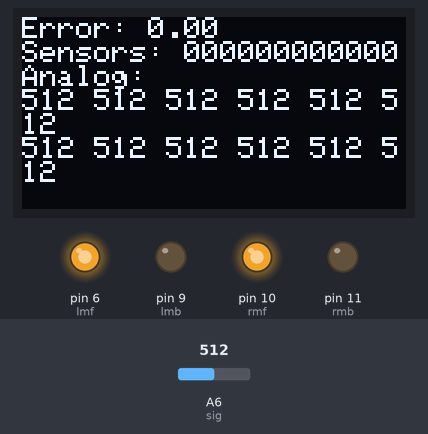
Bench run of a sketch on a simulated Arduino Nano, built with avr-gcc and run on an emulated ATmega328P. Parts: 128×64 one-colour display, output pins drawn as LEDs (lit = HIGH). The inputs (shaded band) are chosen by the test bench; at power-on: A6 (sig) = 512. Pins used as bus, display or sensor lines are not drawn.

Above: at 1.2 s.
1.3 s: A6 (sig) set to 716
At 2.5 s:
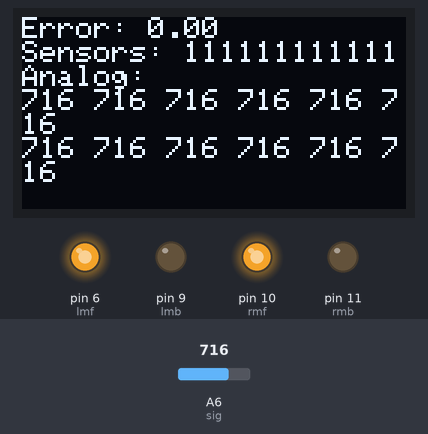
2.8 s: A6 (sig) set to 900
At 3.8 s:
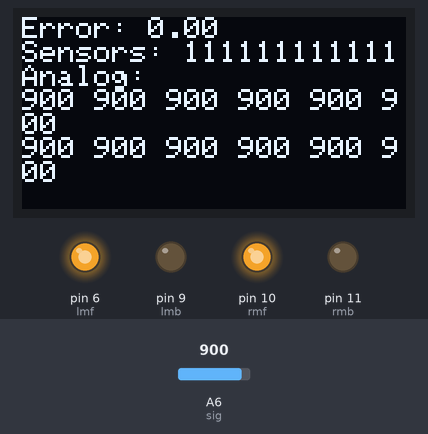
4.3 s: A6 (sig) set to 1023
At 5.5 s:
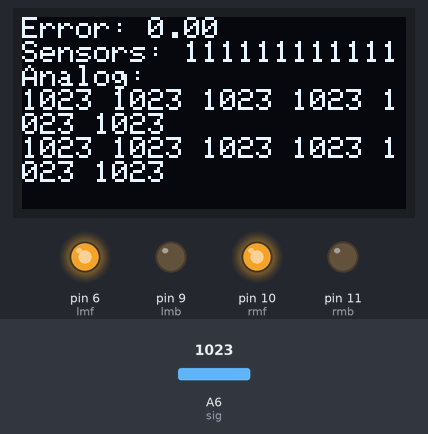
Timing chart, 0 to 7.3 s (numbered marks = the images above; inputs shaded):
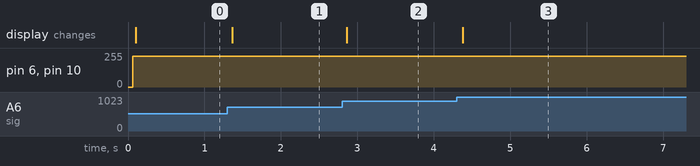

The sketch:

LF_ERROR_SPEED_6.ino
```cpp
#include <Wire.h>
#include <Adafruit_GFX.h>
#include <Adafruit_SSD1306.h>

// OLED display settings
#define SCREEN_WIDTH 128
#define SCREEN_HEIGHT 64
#define OLED_RESET -1
Adafruit_SSD1306 display(SCREEN_WIDTH, SCREEN_HEIGHT, &Wire, OLED_RESET);

// Motor pins
#define rmf 10  // IN1 (Right Motor Forward)
#define rmb 11  // IN2 (Right Motor Backward)
#define lmf 6   // IN3 (Left Motor Forward)
#define lmb 9   // IN4 (Left Motor Backward)

// Multiplexer pins
#define s0 2
#define s1 3
#define s2 4
#define s3 5
#define sig A6

// PID constants
#define Kp 36.5   // Proportional gain 36.5 SENSOR DIDEPAN
#define Ki 0.1   // Integral gain
#define Kd 6.0     // Derivative gain

// Motor speed settings
#define BASE_SPEED 230
#define MAX_SPEED 250

// Sensor thresholds (individual for each sensor)
int thresholds[12] = {700, 700, 600, 600, 600, 600, 600, 600, 600, 600, 700, 700};

// Variables
int sensorValues[12]; // Analog readings
int binarySensors[12]; // Binary readings (0 or 1)
unsigned long bin_Sensor; // Binary sensor state as a single value
float error = 0;
float previousError = 0;
float integral = 0;
unsigned long lastTime = 0;

void setup() {
  // Initialize serial communication
  Serial.begin(9600);

  // Initialize OLED display
  if (!display.begin(SSD1306_SWITCHCAPVCC, 0x3C)) {
    Serial.println(F("SSD1306 allocation failed"));
    for (;;);
  }
  display.clearDisplay();
  display.setTextSize(1);
  display.setTextColor(SSD1306_WHITE);
  display.setCursor(0, 0);
  display.println(F("Line Follower"));
  display.display();

  // Set motor pins as output
  pinMode(rmf, OUTPUT);
  pinMode(rmb, OUTPUT);
  pinMode(lmf, OUTPUT);
  pinMode(lmb, OUTPUT);

  // Set multiplexer pins as output
  pinMode(s0, OUTPUT);
  pinMode(s1, OUTPUT);
  pinMode(s2, OUTPUT);
  pinMode(s3, OUTPUT);
  pinMode(sig, INPUT);
}

void loop() {
  readSensors();
  calculateError();
  pidControl();
  updateDisplay();
  delay(1); // Small delay for stability
}


void readSensors() {
  bin_Sensor = 0;
  for (int i = 0; i < 12; i++) {
    // Select multiplexer channel
    digitalWrite(s0, bitRead(i, 0));
    digitalWrite(s1, bitRead(i, 1));
    digitalWrite(s2, bitRead(i, 2));
    digitalWrite(s3, bitRead(i, 3));

    // Read analog value
    sensorValues[i] = analogRead(sig);
    // Convert to binary based on individual threshold
    binarySensors[i] = (sensorValues[i] > thresholds[i]) ? 1 : 0;
    // Build binary sensor state
    bin_Sensor |= (binarySensors[i] << (11 - i));
  }
}

void calculateError() {
  // Map binary sensor readings to error values
  if (bin_Sensor == 0b100000000000) error = -5.5;
  else if (bin_Sensor == 0b110000000000) error = -5;
  else if (bin_Sensor == 0b010000000000) error = -4.5;
  else if (bin_Sensor == 0b011000000000) error = -4;
  else if (bin_Sensor == 0b001000000000) error = -3.5;
  else if (bin_Sensor == 0b001100000000) error = -3;
  else if (bin_Sensor == 0b000100000000) error = -2.5;
  else if (bin_Sensor == 0b000110000000) error = -2;
  else if (bin_Sensor == 0b000010000000) error = -1.5;
  else if (bin_Sensor == 0b000011000000) error = -1;
  else if (bin_Sensor == 0b000001000000) error = -0.5;
  else if (bin_Sensor == 0b000001100000) error = 0;
  else if (bin_Sensor == 0b000000100000) error = 0.5;
  else if (bin_Sensor == 0b000000110000) error = 1;
  else if (bin_Sensor == 0b000000010000) error = 1.5;
  else if (bin_Sensor == 0b000000011000) error = 2;
  else if (bin_Sensor == 0b000000001000) error = 2.5;
  else if (bin_Sensor == 0b000000001100) error = 3;
  else if (bin_Sensor == 0b000000000100) error = 3.5;
  else if (bin_Sensor == 0b000000000110) error = 4;
  else if (bin_Sensor == 0b000000000010) error = 4.5;
  else if (bin_Sensor == 0b000000000011) error = 5;
  else if (bin_Sensor == 0b000000000001) error = 5.5;
  else if (bin_Sensor == 0b011111111111) error = -5.5;
  else if (bin_Sensor == 0b001111111111) error = -5;
  else if (bin_Sensor == 0b101111111111) error = -4.5;
  else if (bin_Sensor == 0b100111111111) error = -4;
  else if (bin_Sensor == 0b110111111111) error = -3.5;
  else if (bin_Sensor == 0b110011111111) error = -3;
  else if (bin_Sensor == 0b111011111111) error = -2.5;
  else if (bin_Sensor == 0b111001111111) error = -2;
  else if (bin_Sensor == 0b111101111111) error = -1.5;
  else if (bin_Sensor == 0b111100111111) error = -1;
  else if (bin_Sensor == 0b111110111111) error = -0.5;
  else if (bin_Sensor == 0b111110011111) error = 0;
  else if (bin_Sensor == 0b111111011111) error = 0.5;
  else if (bin_Sensor == 0b111111001111) error = 1;
  else if (bin_Sensor == 0b111111101111) error = 1.5;
  else if (bin_Sensor == 0b111111100111) error = 2;
  else if (bin_Sensor == 0b111111110111) error = 2.5;
  else if (bin_Sensor == 0b111111110011) error = 3;
  else if (bin_Sensor == 0b111111111011) error = 3.5;
  else if (bin_Sensor == 0b111111111001) error = 4;
  else if (bin_Sensor == 0b111111111101) error = 4.5;
  else if (bin_Sensor == 0b111111111100) error = 5;
  else if (bin_Sensor == 0b111111111110) error = 5.5;
  else error = previousError; // Maintain last error if no sensors detect line
}

void pidControl() {
  unsigned long currentTime = millis();
  float deltaTime = (currentTime - lastTime) / 1000.0; // Time in seconds
  lastTime = currentTime;

  // Calculate PID terms
  float proportional = error;
  integral += error * deltaTime;
  float derivative = (error - previousError) / deltaTime;
  float output = Kp * proportional + Ki * integral + Kd * derivative;

  // Calculate motor speeds
  int leftSpeed = BASE_SPEED + output;
  int rightSpeed = BASE_SPEED - output;

  // Constrain motor speeds
  leftSpeed = constrain(leftSpeed, -MAX_SPEED, MAX_SPEED);
  rightSpeed = constrain(rightSpeed, -MAX_SPEED, MAX_SPEED);

  // Drive motors
  driveMotors(leftSpeed, rightSpeed);

  previousError = error;
}

void driveMotors(int leftSpeed, int rightSpeed) {
  // Left motor
  if (leftSpeed > 0) {
    analogWrite(lmf, leftSpeed);
    analogWrite(lmb, 0);
  } else {
    analogWrite(lmf, 0);
    analogWrite(lmb, -leftSpeed);
  }

  // Right motor
  if (rightSpeed > 0) {
    analogWrite(rmf, rightSpeed);
    analogWrite(rmb, 0);
  } else {
    analogWrite(rmf, 0);
    analogWrite(rmb, -rightSpeed);
  }
}


void updateDisplay() {
  display.clearDisplay();
  display.setTextSize(1);
  display.setTextColor(SSD1306_WHITE);
  display.setCursor(0, 0);
  display.print(F("Error: "));
  display.println(error);
  display.print(F("Sensors: "));
  for (int i = 0; i < 12; i++) {
    display.print(binarySensors[i]);
  }
  display.println();
  display.println(F("Analog:"));
  for (int i = 0; i < 12; i++) {
    display.print(sensorValues[i]);
    if (i < 11) display.print(F(" "));
    if (i == 5) display.println(); // Split into two lines for readability
  }
  display.display();
}
```

Measured:
- after the input at 1.3 s, the display: changes after 0.06 s (image 1)
- after the input at 2.8 s, the display: changes after 0.06 s (image 2)
- after the input at 4.3 s, the display: changes after 0.08 s (image 3)
